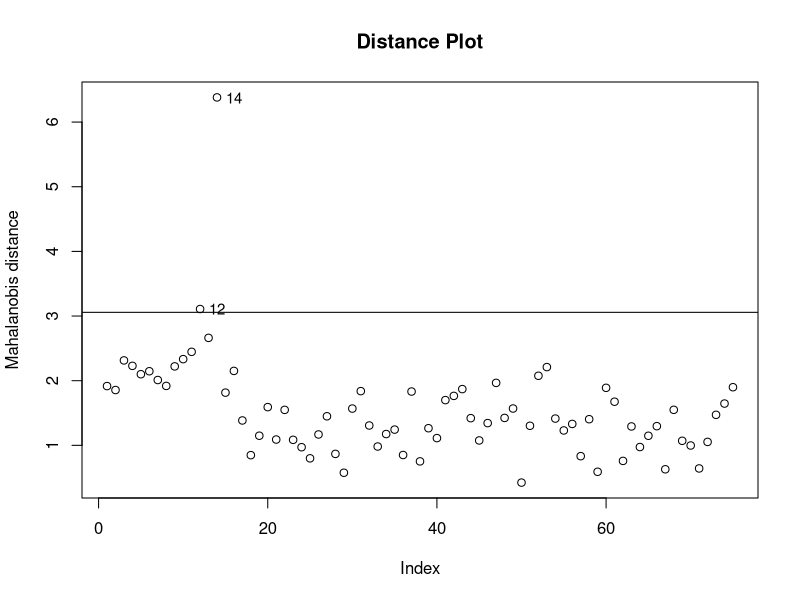
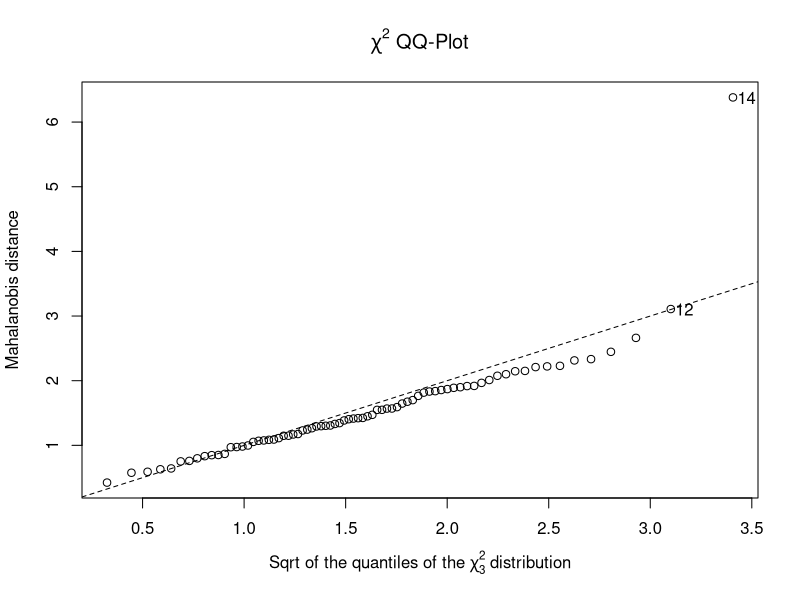
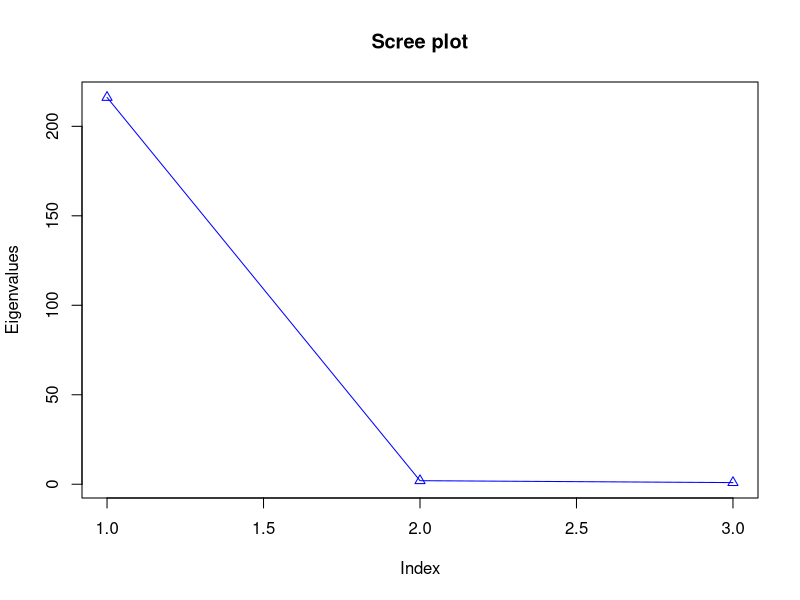

These charts were generated, in order, by the following R code:
library(rrcov)


### Name: CovClassic-class
### Title: Class "CovClassic" - classical estimates of multivariate
###   location and scatter
### Aliases: CovClassic-class
### Keywords: classes robust multivariate

### ** Examples

data(hbk)
hbk.x <- data.matrix(hbk[, 1:3])
cv <- CovClassic(hbk.x)
cv
summary(cv)
plot(cv)
